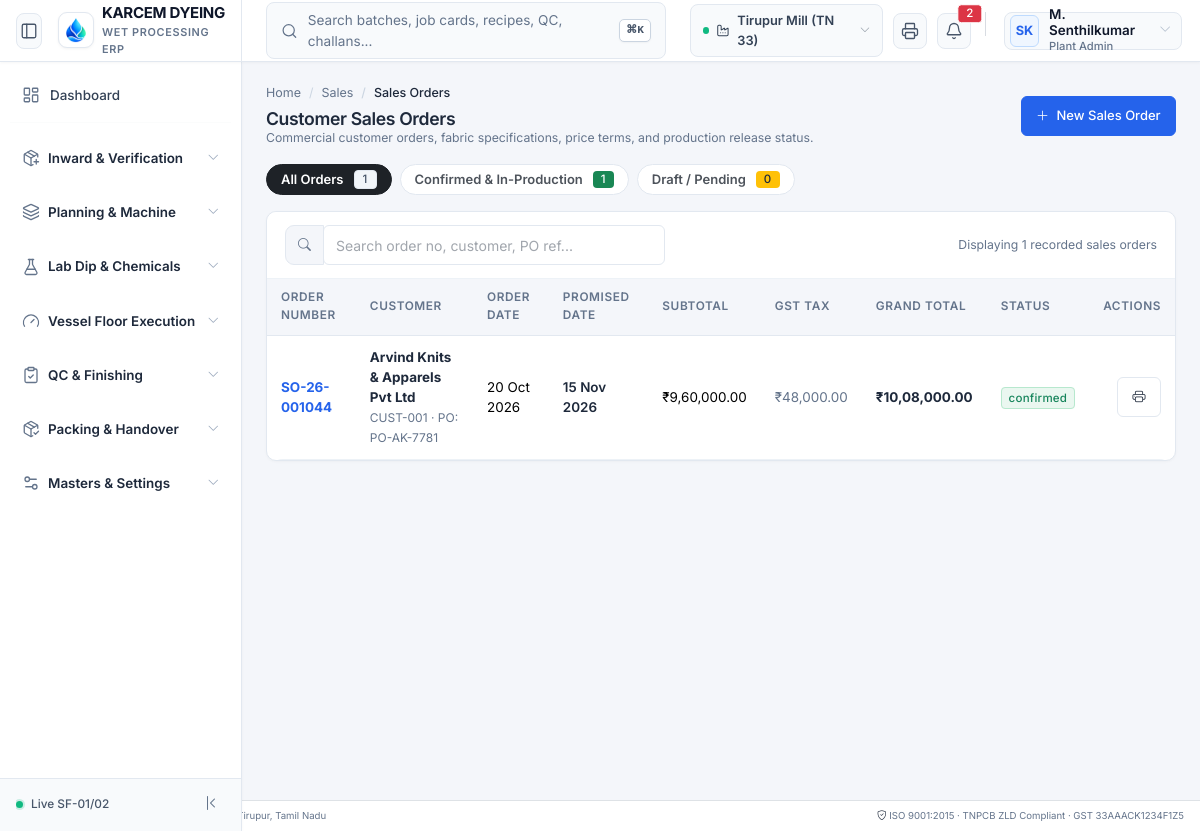
Page /modules/sales/views/orders.php on the committed database.
### tables this page shows
CREATE TABLE IF NOT EXISTS sales_orders (
    id BIGINT UNSIGNED AUTO_INCREMENT PRIMARY KEY,
    company_id BIGINT UNSIGNED NOT NULL,
    order_no VARCHAR(64) NOT NULL UNIQUE,
    customer_po_no VARCHAR(64) NULL,
    customer_id BIGINT UNSIGNED NOT NULL,
    order_date DATE NOT NULL,
    promised_delivery_date DATE NOT NULL,
    order_type ENUM('export', 'domestic', 'jobwork') NOT NULL DEFAULT 'domestic',
    currency VARCHAR(3) NOT NULL DEFAULT 'INR',
    exchange_rate DECIMAL(10,4) NOT NULL DEFAULT 1.0000,
    subtotal DECIMAL(18,2) NOT NULL DEFAULT 0.00,
    tax_total DECIMAL(18,2) NOT NULL DEFAULT 0.00,
    grand_total DECIMAL(18,2) NOT NULL DEFAULT 0.00,
    payment_terms VARCHAR(100) NULL,
    shipping_address TEXT NULL,
    status ENUM('draft', 'submitted', 'confirmed', 'in_production', 'partially_dispatched', 'completed', 'cancelled', 'on_hold') NOT NULL DEFAULT 'draft',
    current_revision INT NOT NULL DEFAULT 1,
    credit_approved TINYINT(1) NOT NULL DEFAULT 1,
    approved_by BIGINT UNSIGNED NULL,
    approved_at DATETIME NULL,
    created_by BIGINT UNSIGNED NULL,
    created_at DATETIME NOT NULL DEFAULT CURRENT_TIMESTAMP,
    updated_at DATETIME NOT NULL DEFAULT CURRENT_TIMESTAMP ON UPDATE CURRENT_TIMESTAMP,
    INDEX (company_id),
    INDEX (customer_id),
    INDEX (status)
);

CREATE TABLE IF NOT EXISTS customers (
    id BIGINT UNSIGNED AUTO_INCREMENT PRIMARY KEY,
    company_id BIGINT UNSIGNED NOT NULL,
    code VARCHAR(32) NOT NULL,
    name VARCHAR(150) NOT NULL,
    category ENUM('export', 'domestic', 'jobwork') NOT NULL DEFAULT 'domestic',
    gstin VARCHAR(15) NULL,
    pan VARCHAR(10) NULL,
    contact_person VARCHAR(100) NULL,
    phone VARCHAR(30) NULL,
    email VARCHAR(100) NULL,
    billing_address TEXT NOT NULL,
    shipping_address TEXT NULL,
    city VARCHAR(100) NOT NULL,
    state VARCHAR(100) NOT NULL DEFAULT 'Tamil Nadu',
    state_code VARCHAR(2) NOT NULL DEFAULT '33',
    pincode VARCHAR(10) NOT NULL,
    currency VARCHAR(3) NOT NULL DEFAULT 'INR',
    credit_limit DECIMAL(18,2) NOT NULL DEFAULT 0.00,
    credit_days INT NOT NULL DEFAULT 30,
    current_balance DECIMAL(18,2) NOT NULL DEFAULT 0.00,
    payment_terms VARCHAR(100) DEFAULT 'Net 30',
    status ENUM('active', 'inactive', 'on_hold') NOT NULL DEFAULT 'active',
    created_at DATETIME NOT NULL DEFAULT CURRENT_TIMESTAMP,
    INDEX (company_id),
    INDEX (code)
);

### core/Support/Url.php (called while the page is built, shortened)
<?php
class Url {
    private static ?string $base = null;
    public static function base(): string {
        if (self::$base !== null) {
            return self::$base;
        }
        $appUrl = Env::get('APP_URL');
        if (!empty($appUrl)) {
            $parsed = parse_url($appUrl, PHP_URL_PATH);
            self::$base = rtrim($parsed ?: '', '/');
            return self::$base;
        }
        $script = $_SERVER['SCRIPT_NAME'] ?? '';
        $dir = dirname($script);
        self::$base = ($dir === '/' || $dir === '\\') ? '' : rtrim(str_replace('\\', '/', $dir), '/');
        return self::$base;
    }
    public static function to(string $path = ''): string {
        $base = self::base();
        $path = '/' . ltrim($path, '/');
        if ($base !== '' && ($path === $base || str_starts_with($path, $base . '/'))) {
            return $path;
        }
        return $base . $path;
    }
}

### core/Support/Env.php (called while the page is built, shortened)
<?php
class Env {
    private static ?array $data = null;
    public static function load(string $filePath): void {
        if (!file_exists($filePath)) {
            return;
        }
        self::$data = [];
    }
    public static function get(string $key, mixed $default = null): mixed {
        return self::$data[$key] ?? getenv($key) ?? $default;
    }
}

### config/database.php (called while the page is built, shortened)
<?php
require_once __DIR__ . '/../core/Support/Env.php';
return [
    'driver'    => 'mysql',
    'host'      => Env::get('DB_HOST', '127.0.0.1'),
    'port'      => (int)Env::get('DB_PORT', 3306),
    'database'  => Env::get('DB_DATABASE', 'textile_erp'),
    'username'  => Env::get('DB_USERNAME', 'root'),
    'password'  => Env::get('DB_PASSWORD', ''),
    'charset'   => 'utf8mb4',
    'collation' => 'utf8mb4_unicode_ci',
    'options'   => [
        PDO::ATTR_ERRMODE            => PDO::ERRMODE_EXCEPTION,
        PDO::ATTR_DEFAULT_FETCH_MODE => PDO::FETCH_ASSOC,
        PDO::ATTR_EMULATE_PREPARES   => false,
    ]
];

### core/Database/Database.php (called while the page is built, shortened)
<?php
class Database {
    private static ?PDO $pdo = null;
    public static function getConnection(): PDO {
        if (self::$pdo === null) {
            $config = require dirname(__DIR__, 2) . '/config/database.php';
            $dsn = "mysql:host={$config['host']};port={$config['port']};dbname={$config['database']};charset={$config['charset']}";
            try {
                self::$pdo = new PDO($dsn, $config['username'], $config['password'], $config['options']);
            } catch (Exception $e) {
                throw new Exception("Database Connection Failed: " . $e->getMessage());
            }
        }
        return self::$pdo;
    }
    public static function fetchAll(string $sql, array $params = []): array {
        $stmt = self::getConnection()->prepare($sql);
        $stmt->execute($params);
        return $stmt->fetchAll();
    }
}

### core/Support/NumberToWords.php (called while the page is built, shortened)
<?php
class NumberToWords {
    public static function formatIndian(float $amount, int $decimals = 2): string {
        $neg = $amount < 0 ? '-' : '';
        $amount = abs($amount);
        $parts = explode('.', number_format($amount, $decimals, '.', ''));
        $whole = $parts[0];
        $dec = isset($parts[1]) ? '.' . $parts[1] : '';
        $last3 = substr($whole, -3);
        $rest = substr($whole, 0, -3);
        $restFormatted = preg_replace("/\B(?=(\d{2})+(?!\d))/", ",", $rest);
        return $neg . $restFormatted . ',' . $last3 . $dec;
    }
}

### modules/sales/views/orders.php (the view, shortened to what this page needs)
<?php
require_once dirname(__DIR__, 3) . '/includes/header.php';
require_once dirname(__DIR__, 3) . '/includes/sidebar.php';
$orders = Database::fetchAll("SELECT so.*, c.name as customer_name, c.code as customer_code FROM sales_orders so JOIN customers c ON so.customer_id = c.id ORDER BY so.id DESC");
$totalCount = count($orders);
$confirmedCount = count(array_filter($orders, fn($o) => in_array($o['status'], ['confirmed', 'in_production'])));
$draftCount = count(array_filter($orders, fn($o) => $o['status'] === 'draft'));
?>
<main class="cz-main">
  <div class="cz-content p-4">
    <div class="d-flex flex-wrap justify-content-between align-items-center mb-3 gap-2">
      <div>
        <nav aria-label="breadcrumb">
          <ol class="breadcrumb mb-1 small">
            <li class="breadcrumb-item"><a href="<?= Url::to('/dashboard') ?>">Home</a></li>
            <li class="breadcrumb-item"><a href="<?= Url::to('/sales') ?>">Sales</a></li>
            <li class="breadcrumb-item active">Sales Orders</li>
          </ol>
        </nav>
        <h1 class="h4 fw-bold text-dark mb-0">Customer Sales Orders</h1>
        <p class="text-secondary small mb-0">Commercial customer orders, fabric specifications, price terms, and production release status.</p>
      </div>
      <div class="d-flex gap-2">
        <button class="btn btn-dark" data-bs-toggle="modal" data-bs-target="#newOrderModal">
          <i class="bi bi-plus-lg me-1"></i> New Sales Order
        </button>
      </div>
    </div>
    <ul class="nav cz-pill-tabs mb-3">
      <li class="nav-item"><button class="nav-link active" onclick="filterTable('all')">All Orders <span class="badge bg-secondary ms-1"><?= $totalCount ?></span></button></li>
      <li class="nav-item"><button class="nav-link" onclick="filterTable('confirmed')">Confirmed & In-Production <span class="badge bg-success ms-1"><?= $confirmedCount ?></span></button></li>
      <li class="nav-item"><button class="nav-link" onclick="filterTable('draft')">Draft / Pending <span class="badge bg-warning text-dark ms-1"><?= $draftCount ?></span></button></li>
    </ul>
    <section class="cz-panel">
      <div class="cz-panel-head d-flex justify-content-between align-items-center">
        <div class="input-group cz-search" style="max-width: 380px;">
          <span class="input-group-text"><i class="bi bi-search"></i></span>
          <input type="text" class="form-control" id="orderSearch" placeholder="Search order no, customer, PO ref..." onkeyup="searchOrders()">
        </div>
        <div class="small text-secondary">
          Displaying <?= $totalCount ?> recorded sales orders
        </div>
      </div>
      <div class="table-responsive">
        <table class="table table-hover align-middle mb-0" id="ordersTable">
          <thead class="table-light small">
            <tr>
              <th>Order Number</th>
              <th>Customer</th>
              <th>Order Date</th>
              <th>Promised Date</th>
              <th>Subtotal</th>
              <th>GST Tax</th>
              <th>Grand Total</th>
              <th>Status</th>
              <th class="text-end">Actions</th>
            </tr>
          </thead>
          <tbody class="small">
            <?php foreach ($orders as $so): ?>
              <tr data-status="<?= htmlspecialchars($so['status']) ?>">
                <td class="fw-bold text-primary"><?= htmlspecialchars($so['order_no']) ?></td>
                <td>
                  <div class="fw-bold text-dark"><?= htmlspecialchars($so['customer_name']) ?></div>
                  <span class="text-muted" style="font-size: 0.75rem;"><?= htmlspecialchars($so['customer_code']) ?> · PO: <?= htmlspecialchars($so['customer_po_no'] ?? '-') ?></span>
                </td>
                <td><?= date('d M Y', strtotime($so['order_date'])) ?></td>
                <td><span class="fw-semibold text-dark"><?= date('d M Y', strtotime($so['promised_delivery_date'])) ?></span></td>
                <td>₹<?= NumberToWords::formatIndian($so['subtotal'], 2) ?></td>
                <td class="text-secondary">₹<?= NumberToWords::formatIndian($so['tax_total'], 2) ?></td>
                <td class="fw-bold text-dark">₹<?= NumberToWords::formatIndian($so['grand_total'], 2) ?></td>
                <td><span class="badge-status status-<?= htmlspecialchars($so['status']) ?>"><?= htmlspecialchars($so['status']) ?></span></td>
                <td class="text-end">
                  <div class="btn-group btn-group-sm">
                    <a href="<?= Url::to('/print/sales-order?id=' . $so['id']) ?>" target="_blank" class="btn btn-outline-secondary" title="Print P03 Confirmation">
                      <i class="bi bi-printer"></i>
                    </a>
                  </div>
                </td>
              </tr>
            <?php endforeach; ?>
          </tbody>
        </table>
      </div>
    </section>
  </div>
</main>
<?php
require_once dirname(__DIR__, 3) . '/includes/footer.php';

### assets/css/my-page-ui.css (style rules this page uses)
:root { --primary-blue: #0d6efd; --primary-soft: #e7f1ff; --success-green: #198754; --success-soft: #e8f5e9; --warning-yellow: #ffc107; --warning-soft: #fff9e6; --danger-red: #dc3545; --danger-soft: #ffebee; --gray-soft: #f8f9fa; --text-main: #212529; --text-muted: #6c757d; }

### includes/header.php (style rules this page uses)
.badge-status { font-size: 0.72rem; font-weight: 500; padding: 0.28em 0.6em; border-radius: 4px; letter-spacing: 0.02em; }
.status-confirmed, .status-posted, .status-accepted, .status-completed, .status-active, .status-passed { background: #EAF7F0; color: #16845B; border: 1px solid #B7E8CE; }

### rows in the picture
sales_orders: status "1", status "0", order_no "SO-26-001044", customer.name "Arvind Knits & Apparels Pvt Ltd", customer.code "CUST-001", customer_po_no "PO-AK-7781", order_date "20 Oct 2026", promised_delivery_date "15 Nov 2026", subtotal "9,60,000.00", tax_total "48,000.00", grand_total "10,08,000.00", status "confirmed"

### other values in the picture
$_SESSION['active_branch_name'] "Tirupur Mill (TN 33)"
$currentUser['initials'] "SK"
$currentUser['full_name'] "M. Senthilkumar"
$grp['title'] "Inward & Verification"
$grp['title'] "Planning & Machine"
$grp['title'] "Lab Dip & Chemicals"
$grp['title'] "Vessel Floor Execution"
$grp['title'] "QC & Finishing"
$grp['title'] "Packing & Handover"
$grp['title'] "Masters & Settings"
$totalCount "1"
